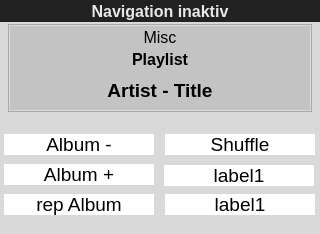
<?xml version="1.0" encoding="UTF-8"?>
<ui version="4.0">
 <class>mp3player</class>
 <widget class="QMainWindow" name="mp3player">
  <property name="geometry">
   <rect>
    <x>0</x>
    <y>0</y>
    <width>320</width>
    <height>234</height>
   </rect>
  </property>
  <property name="sizePolicy">
   <sizepolicy hsizetype="Fixed" vsizetype="Fixed">
    <horstretch>0</horstretch>
    <verstretch>0</verstretch>
   </sizepolicy>
  </property>
  <property name="minimumSize">
   <size>
    <width>320</width>
    <height>0</height>
   </size>
  </property>
  <property name="maximumSize">
   <size>
    <width>320</width>
    <height>234</height>
   </size>
  </property>
  <property name="windowTitle">
   <string>MainWindow</string>
  </property>
  <widget class="QWidget" name="centralWidget">
   <property name="sizePolicy">
    <sizepolicy hsizetype="Fixed" vsizetype="Fixed">
     <horstretch>0</horstretch>
     <verstretch>0</verstretch>
    </sizepolicy>
   </property>
   <property name="minimumSize">
    <size>
     <width>320</width>
     <height>234</height>
    </size>
   </property>
   <property name="maximumSize">
    <size>
     <width>320</width>
     <height>234</height>
    </size>
   </property>
   <property name="toolTip">
    <string notr="true"/>
   </property>
   <property name="statusTip">
    <string notr="true"/>
   </property>
   <property name="whatsThis">
    <string notr="true"/>
   </property>
   <property name="accessibleName">
    <string notr="true"/>
   </property>
   <property name="accessibleDescription">
    <string notr="true"/>
   </property>
   <property name="styleSheet">
    <string notr="true">background-color: rgb(217, 217, 217);
alternate-background-color: rgb(2, 2, 2);</string>
   </property>
   <widget class="QLabel" name="top_label">
    <property name="geometry">
     <rect>
      <x>0</x>
      <y>0</y>
      <width>320</width>
      <height>22</height>
     </rect>
    </property>
    <property name="sizePolicy">
     <sizepolicy hsizetype="Fixed" vsizetype="Fixed">
      <horstretch>0</horstretch>
      <verstretch>0</verstretch>
     </sizepolicy>
    </property>
    <property name="minimumSize">
     <size>
      <width>319</width>
      <height>22</height>
     </size>
    </property>
    <property name="maximumSize">
     <size>
      <width>320</width>
      <height>22</height>
     </size>
    </property>
    <property name="font">
     <font>
      <pointsize>12</pointsize>
      <weight>75</weight>
      <bold>true</bold>
     </font>
    </property>
    <property name="toolTip">
     <string notr="true"/>
    </property>
    <property name="statusTip">
     <string notr="true"/>
    </property>
    <property name="whatsThis">
     <string notr="true"/>
    </property>
    <property name="accessibleName">
     <string notr="true"/>
    </property>
    <property name="accessibleDescription">
     <string notr="true"/>
    </property>
    <property name="styleSheet">
     <string notr="true">background-color: rgb(33, 33, 33);
color: rgb(232, 232, 232);</string>
    </property>
    <property name="text">
     <string>Navigation inaktiv</string>
    </property>
    <property name="alignment">
     <set>Qt::AlignCenter</set>
    </property>
    <property name="wordWrap">
     <bool>true</bool>
    </property>
   </widget>
   <widget class="QFrame" name="main_frame">
    <property name="geometry">
     <rect>
      <x>8</x>
      <y>24</y>
      <width>304</width>
      <height>88</height>
     </rect>
    </property>
    <property name="sizePolicy">
     <sizepolicy hsizetype="Fixed" vsizetype="Fixed">
      <horstretch>0</horstretch>
      <verstretch>0</verstretch>
     </sizepolicy>
    </property>
    <property name="minimumSize">
     <size>
      <width>304</width>
      <height>88</height>
     </size>
    </property>
    <property name="maximumSize">
     <size>
      <width>304</width>
      <height>88</height>
     </size>
    </property>
    <property name="font">
     <font>
      <pointsize>12</pointsize>
     </font>
    </property>
    <property name="toolTip">
     <string notr="true"/>
    </property>
    <property name="statusTip">
     <string notr="true"/>
    </property>
    <property name="whatsThis">
     <string notr="true"/>
    </property>
    <property name="accessibleName">
     <string notr="true"/>
    </property>
    <property name="accessibleDescription">
     <string notr="true"/>
    </property>
    <property name="autoFillBackground">
     <bool>false</bool>
    </property>
    <property name="frameShape">
     <enum>QFrame::StyledPanel</enum>
    </property>
    <property name="frameShadow">
     <enum>QFrame::Raised</enum>
    </property>
    <widget class="QLabel" name="mp3_misc">
     <property name="geometry">
      <rect>
       <x>2</x>
       <y>2</y>
       <width>300</width>
       <height>22</height>
      </rect>
     </property>
     <property name="sizePolicy">
      <sizepolicy hsizetype="Fixed" vsizetype="Fixed">
       <horstretch>0</horstretch>
       <verstretch>0</verstretch>
      </sizepolicy>
     </property>
     <property name="minimumSize">
      <size>
       <width>300</width>
       <height>22</height>
      </size>
     </property>
     <property name="maximumSize">
      <size>
       <width>300</width>
       <height>22</height>
      </size>
     </property>
     <property name="font">
      <font>
       <pointsize>12</pointsize>
      </font>
     </property>
     <property name="toolTip">
      <string notr="true"/>
     </property>
     <property name="statusTip">
      <string notr="true"/>
     </property>
     <property name="whatsThis">
      <string notr="true"/>
     </property>
     <property name="accessibleName">
      <string notr="true"/>
     </property>
     <property name="accessibleDescription">
      <string notr="true"/>
     </property>
     <property name="styleSheet">
      <string notr="true">background-color: rgb(195, 195, 195);
alternate-background-color: rgb(30, 34, 111);
border-bottom-color: rgb(255, 255, 255);
border-right-color: rgb(255, 255, 255);
border-top-color: rgb(135, 135, 135);
border-right-color: rgb(135, 135, 135);</string>
     </property>
     <property name="text">
      <string>Misc</string>
     </property>
     <property name="alignment">
      <set>Qt::AlignCenter</set>
     </property>
    </widget>
    <widget class="QLabel" name="mp3_label_playlist">
     <property name="geometry">
      <rect>
       <x>2</x>
       <y>24</y>
       <width>300</width>
       <height>22</height>
      </rect>
     </property>
     <property name="sizePolicy">
      <sizepolicy hsizetype="Fixed" vsizetype="Fixed">
       <horstretch>0</horstretch>
       <verstretch>0</verstretch>
      </sizepolicy>
     </property>
     <property name="minimumSize">
      <size>
       <width>300</width>
       <height>22</height>
      </size>
     </property>
     <property name="maximumSize">
      <size>
       <width>300</width>
       <height>22</height>
      </size>
     </property>
     <property name="font">
      <font>
       <pointsize>12</pointsize>
       <weight>75</weight>
       <bold>true</bold>
      </font>
     </property>
     <property name="toolTip">
      <string notr="true"/>
     </property>
     <property name="statusTip">
      <string notr="true"/>
     </property>
     <property name="whatsThis">
      <string notr="true"/>
     </property>
     <property name="accessibleName">
      <string notr="true"/>
     </property>
     <property name="accessibleDescription">
      <string notr="true"/>
     </property>
     <property name="styleSheet">
      <string notr="true">background-color: rgb(195, 195, 195);
alternate-background-color: rgb(30, 34, 111);
border-bottom-color: rgb(255, 255, 255);
border-right-color: rgb(255, 255, 255);
border-top-color: rgb(135, 135, 135);
border-right-color: rgb(135, 135, 135);</string>
     </property>
     <property name="text">
      <string>Playlist</string>
     </property>
     <property name="alignment">
      <set>Qt::AlignCenter</set>
     </property>
    </widget>
    <widget class="QLabel" name="mp3_label_title">
     <property name="geometry">
      <rect>
       <x>2</x>
       <y>46</y>
       <width>300</width>
       <height>40</height>
      </rect>
     </property>
     <property name="sizePolicy">
      <sizepolicy hsizetype="Fixed" vsizetype="Fixed">
       <horstretch>0</horstretch>
       <verstretch>0</verstretch>
      </sizepolicy>
     </property>
     <property name="minimumSize">
      <size>
       <width>300</width>
       <height>40</height>
      </size>
     </property>
     <property name="maximumSize">
      <size>
       <width>300</width>
       <height>40</height>
      </size>
     </property>
     <property name="font">
      <font>
       <pointsize>14</pointsize>
       <weight>75</weight>
       <bold>true</bold>
      </font>
     </property>
     <property name="toolTip">
      <string notr="true"/>
     </property>
     <property name="statusTip">
      <string notr="true"/>
     </property>
     <property name="whatsThis">
      <string notr="true"/>
     </property>
     <property name="accessibleName">
      <string notr="true"/>
     </property>
     <property name="accessibleDescription">
      <string notr="true"/>
     </property>
     <property name="styleSheet">
      <string notr="true">background-color: rgb(195, 195, 195);
alternate-background-color: rgb(30, 34, 111);
border-bottom-color: rgb(255, 255, 255);
border-right-color: rgb(255, 255, 255);
border-top-color: rgb(135, 135, 135);
border-right-color: rgb(135, 135, 135);</string>
     </property>
     <property name="text">
      <string>Artist - Title</string>
     </property>
     <property name="alignment">
      <set>Qt::AlignCenter</set>
     </property>
     <property name="wordWrap">
      <bool>true</bool>
     </property>
    </widget>
   </widget>
   <widget class="QLabel" name="label1">
    <property name="geometry">
     <rect>
      <x>4</x>
      <y>134</y>
      <width>150</width>
      <height>21</height>
     </rect>
    </property>
    <property name="sizePolicy">
     <sizepolicy hsizetype="Fixed" vsizetype="Fixed">
      <horstretch>0</horstretch>
      <verstretch>0</verstretch>
     </sizepolicy>
    </property>
    <property name="minimumSize">
     <size>
      <width>150</width>
      <height>21</height>
     </size>
    </property>
    <property name="maximumSize">
     <size>
      <width>150</width>
      <height>21</height>
     </size>
    </property>
    <property name="font">
     <font>
      <pointsize>14</pointsize>
     </font>
    </property>
    <property name="toolTip">
     <string notr="true"/>
    </property>
    <property name="statusTip">
     <string notr="true"/>
    </property>
    <property name="whatsThis">
     <string notr="true"/>
    </property>
    <property name="accessibleName">
     <string notr="true"/>
    </property>
    <property name="accessibleDescription">
     <string notr="true"/>
    </property>
    <property name="styleSheet">
     <string notr="true">background-color: rgb(255, 255, 255);</string>
    </property>
    <property name="text">
     <string>Album -</string>
    </property>
    <property name="alignment">
     <set>Qt::AlignCenter</set>
    </property>
   </widget>
   <widget class="QLabel" name="label2">
    <property name="geometry">
     <rect>
      <x>4</x>
      <y>164</y>
      <width>150</width>
      <height>21</height>
     </rect>
    </property>
    <property name="sizePolicy">
     <sizepolicy hsizetype="Fixed" vsizetype="Fixed">
      <horstretch>0</horstretch>
      <verstretch>0</verstretch>
     </sizepolicy>
    </property>
    <property name="minimumSize">
     <size>
      <width>150</width>
      <height>21</height>
     </size>
    </property>
    <property name="maximumSize">
     <size>
      <width>150</width>
      <height>21</height>
     </size>
    </property>
    <property name="font">
     <font>
      <pointsize>14</pointsize>
     </font>
    </property>
    <property name="toolTip">
     <string notr="true"/>
    </property>
    <property name="statusTip">
     <string notr="true"/>
    </property>
    <property name="whatsThis">
     <string notr="true"/>
    </property>
    <property name="accessibleName">
     <string notr="true"/>
    </property>
    <property name="accessibleDescription">
     <string notr="true"/>
    </property>
    <property name="styleSheet">
     <string notr="true">background-color: rgb(255, 255, 255);</string>
    </property>
    <property name="text">
     <string>Album +</string>
    </property>
    <property name="alignment">
     <set>Qt::AlignCenter</set>
    </property>
   </widget>
   <widget class="QLabel" name="label3">
    <property name="geometry">
     <rect>
      <x>4</x>
      <y>194</y>
      <width>150</width>
      <height>21</height>
     </rect>
    </property>
    <property name="sizePolicy">
     <sizepolicy hsizetype="Fixed" vsizetype="Fixed">
      <horstretch>0</horstretch>
      <verstretch>0</verstretch>
     </sizepolicy>
    </property>
    <property name="minimumSize">
     <size>
      <width>150</width>
      <height>21</height>
     </size>
    </property>
    <property name="maximumSize">
     <size>
      <width>150</width>
      <height>21</height>
     </size>
    </property>
    <property name="font">
     <font>
      <pointsize>14</pointsize>
     </font>
    </property>
    <property name="toolTip">
     <string notr="true"/>
    </property>
    <property name="statusTip">
     <string notr="true"/>
    </property>
    <property name="whatsThis">
     <string notr="true"/>
    </property>
    <property name="accessibleName">
     <string notr="true"/>
    </property>
    <property name="accessibleDescription">
     <string notr="true"/>
    </property>
    <property name="styleSheet">
     <string notr="true">background-color: rgb(255, 255, 255);</string>
    </property>
    <property name="text">
     <string>rep Album</string>
    </property>
    <property name="alignment">
     <set>Qt::AlignCenter</set>
    </property>
   </widget>
   <widget class="QLabel" name="label4">
    <property name="geometry">
     <rect>
      <x>165</x>
      <y>134</y>
      <width>150</width>
      <height>21</height>
     </rect>
    </property>
    <property name="sizePolicy">
     <sizepolicy hsizetype="Fixed" vsizetype="Fixed">
      <horstretch>0</horstretch>
      <verstretch>0</verstretch>
     </sizepolicy>
    </property>
    <property name="minimumSize">
     <size>
      <width>150</width>
      <height>21</height>
     </size>
    </property>
    <property name="maximumSize">
     <size>
      <width>150</width>
      <height>21</height>
     </size>
    </property>
    <property name="font">
     <font>
      <pointsize>14</pointsize>
     </font>
    </property>
    <property name="toolTip">
     <string notr="true"/>
    </property>
    <property name="statusTip">
     <string notr="true"/>
    </property>
    <property name="whatsThis">
     <string notr="true"/>
    </property>
    <property name="accessibleName">
     <string notr="true"/>
    </property>
    <property name="accessibleDescription">
     <string notr="true"/>
    </property>
    <property name="styleSheet">
     <string notr="true">background-color: rgb(255, 255, 255);</string>
    </property>
    <property name="text">
     <string>Shuffle</string>
    </property>
    <property name="alignment">
     <set>Qt::AlignCenter</set>
    </property>
   </widget>
   <widget class="QLabel" name="label5">
    <property name="geometry">
     <rect>
      <x>164</x>
      <y>165</y>
      <width>150</width>
      <height>21</height>
     </rect>
    </property>
    <property name="sizePolicy">
     <sizepolicy hsizetype="Fixed" vsizetype="Fixed">
      <horstretch>0</horstretch>
      <verstretch>0</verstretch>
     </sizepolicy>
    </property>
    <property name="minimumSize">
     <size>
      <width>150</width>
      <height>21</height>
     </size>
    </property>
    <property name="maximumSize">
     <size>
      <width>150</width>
      <height>21</height>
     </size>
    </property>
    <property name="font">
     <font>
      <pointsize>14</pointsize>
     </font>
    </property>
    <property name="toolTip">
     <string notr="true"/>
    </property>
    <property name="statusTip">
     <string notr="true"/>
    </property>
    <property name="whatsThis">
     <string notr="true"/>
    </property>
    <property name="accessibleName">
     <string notr="true"/>
    </property>
    <property name="accessibleDescription">
     <string notr="true"/>
    </property>
    <property name="styleSheet">
     <string notr="true">background-color: rgb(255, 255, 255);</string>
    </property>
    <property name="text">
     <string>label1</string>
    </property>
    <property name="alignment">
     <set>Qt::AlignCenter</set>
    </property>
   </widget>
   <widget class="QLabel" name="label6">
    <property name="geometry">
     <rect>
      <x>165</x>
      <y>194</y>
      <width>150</width>
      <height>21</height>
     </rect>
    </property>
    <property name="sizePolicy">
     <sizepolicy hsizetype="Fixed" vsizetype="Fixed">
      <horstretch>0</horstretch>
      <verstretch>0</verstretch>
     </sizepolicy>
    </property>
    <property name="minimumSize">
     <size>
      <width>150</width>
      <height>21</height>
     </size>
    </property>
    <property name="maximumSize">
     <size>
      <width>150</width>
      <height>21</height>
     </size>
    </property>
    <property name="font">
     <font>
      <pointsize>14</pointsize>
     </font>
    </property>
    <property name="toolTip">
     <string notr="true"/>
    </property>
    <property name="statusTip">
     <string notr="true"/>
    </property>
    <property name="whatsThis">
     <string notr="true"/>
    </property>
    <property name="accessibleName">
     <string notr="true"/>
    </property>
    <property name="accessibleDescription">
     <string notr="true"/>
    </property>
    <property name="styleSheet">
     <string notr="true">background-color: rgb(255, 255, 255);</string>
    </property>
    <property name="text">
     <string>label1</string>
    </property>
    <property name="alignment">
     <set>Qt::AlignCenter</set>
    </property>
   </widget>
   <widget class="QWidget" name="X11EmbedContainer" native="true">
    <property name="enabled">
     <bool>false</bool>
    </property>
    <property name="geometry">
     <rect>
      <x>0</x>
      <y>22</y>
      <width>320</width>
      <height>212</height>
     </rect>
    </property>
    <property name="minimumSize">
     <size>
      <width>320</width>
      <height>212</height>
     </size>
    </property>
    <property name="maximumSize">
     <size>
      <width>320</width>
      <height>212</height>
     </size>
    </property>
    <property name="toolTip">
     <string notr="true"/>
    </property>
    <property name="statusTip">
     <string notr="true"/>
    </property>
    <property name="whatsThis">
     <string notr="true"/>
    </property>
    <property name="accessibleName">
     <string notr="true"/>
    </property>
    <property name="accessibleDescription">
     <string notr="true"/>
    </property>
   </widget>
   <zorder>X11EmbedContainer</zorder>
   <zorder>top_label</zorder>
   <zorder>main_frame</zorder>
   <zorder>label1</zorder>
   <zorder>label2</zorder>
   <zorder>label3</zorder>
   <zorder>label4</zorder>
   <zorder>label5</zorder>
   <zorder>label6</zorder>
  </widget>
 </widget>
 <layoutdefault spacing="6" margin="11"/>
 <resources/>
 <connections>
  <connection>
   <sender>label1</sender>
   <signal>linkHovered(QString)</signal>
   <receiver>label1</receiver>
   <slot>setText(QString)</slot>
   <hints>
    <hint type="sourcelabel">
     <x>107</x>
     <y>145</y>
    </hint>
    <hint type="destinationlabel">
     <x>127</x>
     <y>144</y>
    </hint>
   </hints>
  </connection>
  <connection>
   <sender>label2</sender>
   <signal>linkActivated(QString)</signal>
   <receiver>label2</receiver>
   <slot>setText(QString)</slot>
   <hints>
    <hint type="sourcelabel">
     <x>93</x>
     <y>169</y>
    </hint>
    <hint type="destinationlabel">
     <x>70</x>
     <y>164</y>
    </hint>
   </hints>
  </connection>
  <connection>
   <sender>label3</sender>
   <signal>linkHovered(QString)</signal>
   <receiver>label3</receiver>
   <slot>setText(QString)</slot>
   <hints>
    <hint type="sourcelabel">
     <x>35</x>
     <y>204</y>
    </hint>
    <hint type="destinationlabel">
     <x>54</x>
     <y>200</y>
    </hint>
   </hints>
  </connection>
  <connection>
   <sender>label4</sender>
   <signal>linkHovered(QString)</signal>
   <receiver>label4</receiver>
   <slot>setText(QString)</slot>
   <hints>
    <hint type="sourcelabel">
     <x>167</x>
     <y>144</y>
    </hint>
    <hint type="destinationlabel">
     <x>194</x>
     <y>144</y>
    </hint>
   </hints>
  </connection>
  <connection>
   <sender>label5</sender>
   <signal>linkHovered(QString)</signal>
   <receiver>label5</receiver>
   <slot>setText(QString)</slot>
   <hints>
    <hint type="sourcelabel">
     <x>207</x>
     <y>173</y>
    </hint>
    <hint type="destinationlabel">
     <x>229</x>
     <y>167</y>
    </hint>
   </hints>
  </connection>
  <connection>
   <sender>label6</sender>
   <signal>linkHovered(QString)</signal>
   <receiver>label6</receiver>
   <slot>setText(QString)</slot>
   <hints>
    <hint type="sourcelabel">
     <x>249</x>
     <y>202</y>
    </hint>
    <hint type="destinationlabel">
     <x>279</x>
     <y>198</y>
    </hint>
   </hints>
  </connection>
  <connection>
   <sender>mp3_misc</sender>
   <signal>linkHovered(QString)</signal>
   <receiver>mp3_misc</receiver>
   <slot>setText(QString)</slot>
   <hints>
    <hint type="sourcelabel">
     <x>213</x>
     <y>81</y>
    </hint>
    <hint type="destinationlabel">
     <x>229</x>
     <y>108</y>
    </hint>
   </hints>
  </connection>
  <connection>
   <sender>top_label</sender>
   <signal>linkHovered(QString)</signal>
   <receiver>top_label</receiver>
   <slot>setText(QString)</slot>
   <hints>
    <hint type="sourcelabel">
     <x>117</x>
     <y>7</y>
    </hint>
    <hint type="destinationlabel">
     <x>130</x>
     <y>16</y>
    </hint>
   </hints>
  </connection>
 </connections>
</ui>
